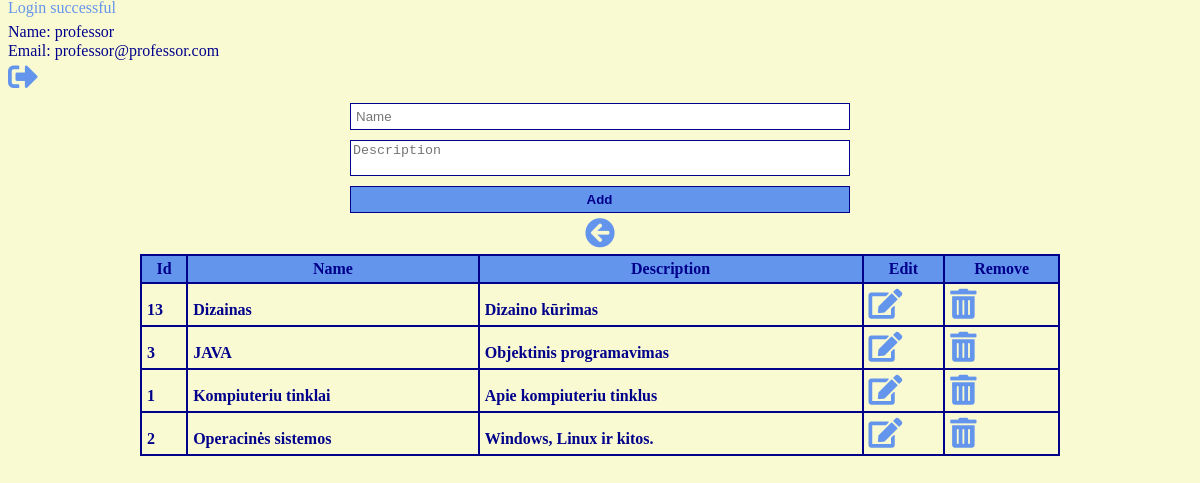
Screenshot of /lecture/add (signed in) with the database file from the repository.
### tables this page shows
CREATE TABLE `lectures` (
  `id` int(11) NOT NULL,
  `name` varchar(64) NOT NULL,
  `description` text NOT NULL
);

### lib/Db.php (called while the page is built, shortened)
<?php
function connectDb()
{
    @$db = new mysqli(DB_HOST, DB_USER, DB_PASS, DB_DATA);
    $db ->set_charset('utf8');
    return $db;
}
function dbQuery($query, $types = [], $args = [], $mode = 'r', $lastId = false)
{
    $db = connectDb();
    $run = $db->prepare($query);
    $exec = $run->execute();
    if ($mode === 'r') {
        $result = $run->get_result();
        $fetch  = $result->fetch_all(MYSQLI_ASSOC);
        return $fetch;
    }
    return true;
}

### src/models/Lecture.php (called while the page is built, shortened)
<?php
require_once ROOT_DIR.'/lib/Db.php';
function getAllLectures()
{
    $query = "SELECT id, name, description FROM lectures ORDER BY name ASC";
    $lectures = dbQuery($query);
    return $lectures;
}

### src/controllers/LecturesController.php (called while the page is built, shortened)
<?php
require_once ROOT_DIR.'/src/models/Lecture.php';
function addLectureAction()
{
    $baseTemplate = ROOT_DIR.'/src/views/templates/base.html.php';
    $formTemplate = ROOT_DIR.'/src/views/templates/crud/add_lecture.html.php';
    $parameters['form'] = view($formTemplate);
    $lectureListTemplate = ROOT_DIR.'/src/views/templates/crud/lecture_list.html.php';
    require_once ROOT_DIR.'/src/models/Lecture.php';
    $lectures = getAllLectures();
    $parameters['list'] = view($lectureListTemplate, ['lectures' => $lectures]);
    return view($baseTemplate, $parameters);
}

### lib/Response.php (called while the page is built, shortened)
<?php
function view($template, $variables = [])
{
    extract($variables);
    if (file_exists($template)) {
        include_once $template;
        return ob_get_clean();
    }
    return 'Template not found.';
}

### src/views/templates/crud/lecture_list.html.php (the view)
<?php if (count($lectures) > 0): ?>
<table>
	<thead>
		<tr>
			<th>Id</th>
			<th>Name</th>
			<th>Description</th>
			<th>Edit</th>
			<th>Remove</th>
		</tr>
	</thead>
	<tbody>
        <?php foreach ($lectures as $lecture):?>
			<tr>
				<td><?= $lecture['id']; ?></td>
				<td><?= $lecture['name']; ?></td>
				<td><?= $lecture['description']; ?></td>
				<td>
					<a href="<?= BASE_URL; ?>/lecture/edit/<?= $lecture['id']; ?>"><i class="fas fa-edit"></i></a>
				</td>
				<td>
					<a href="<?= BASE_URL; ?>/lecture/delete/<?= $lecture['id']; ?>"><i class="fas fa-trash-alt"></i></a>
				</td>
			</tr>
        <?php endforeach;?>
	</tbody>
</table>
<?php endif;?>

### public/css/style.css (style rules this page uses)
body { background-color: lightgoldenrodyellow; }
a { font-size: 30px; color: cornflowerblue; margin-top: 5px; }
table { width: 80%; max-width: 920px; margin-left: auto; margin-right: auto; margin-top: 5px; }
table thead th { border: 2px solid darkblue; padding-bottom: 5px; padding-top: 5px; text-align: center; background-color: cornflowerblue; color:darkblue; font-weight: bold; }
table tbody tr { border: 2px solid darkblue; }
table tbody tr td { border: 2px solid darkblue; color:darkblue; font-weight: bold; text-align: left; padding-left: 5px; vertical-align: center; padding-bottom: 5px; padding-top: 5px; }

### rows the page displays
lectures: id "13", name "Dizainas", description "Dizaino kūrimas"
lectures: id "3", name "JAVA", description "Objektinis programavimas"
lectures: id "1", name "Kompiuteriu tinklai", description "Apie kompiuteriu tinklus"
lectures: id "2", name "Operacinės sistemos", description "Windows, Linux ir kitos."

### other values shown
$alert "Login successful"
$_SESSION['user']['name'] "professor"
$_SESSION['user']['email'] "professor@professor.com"
